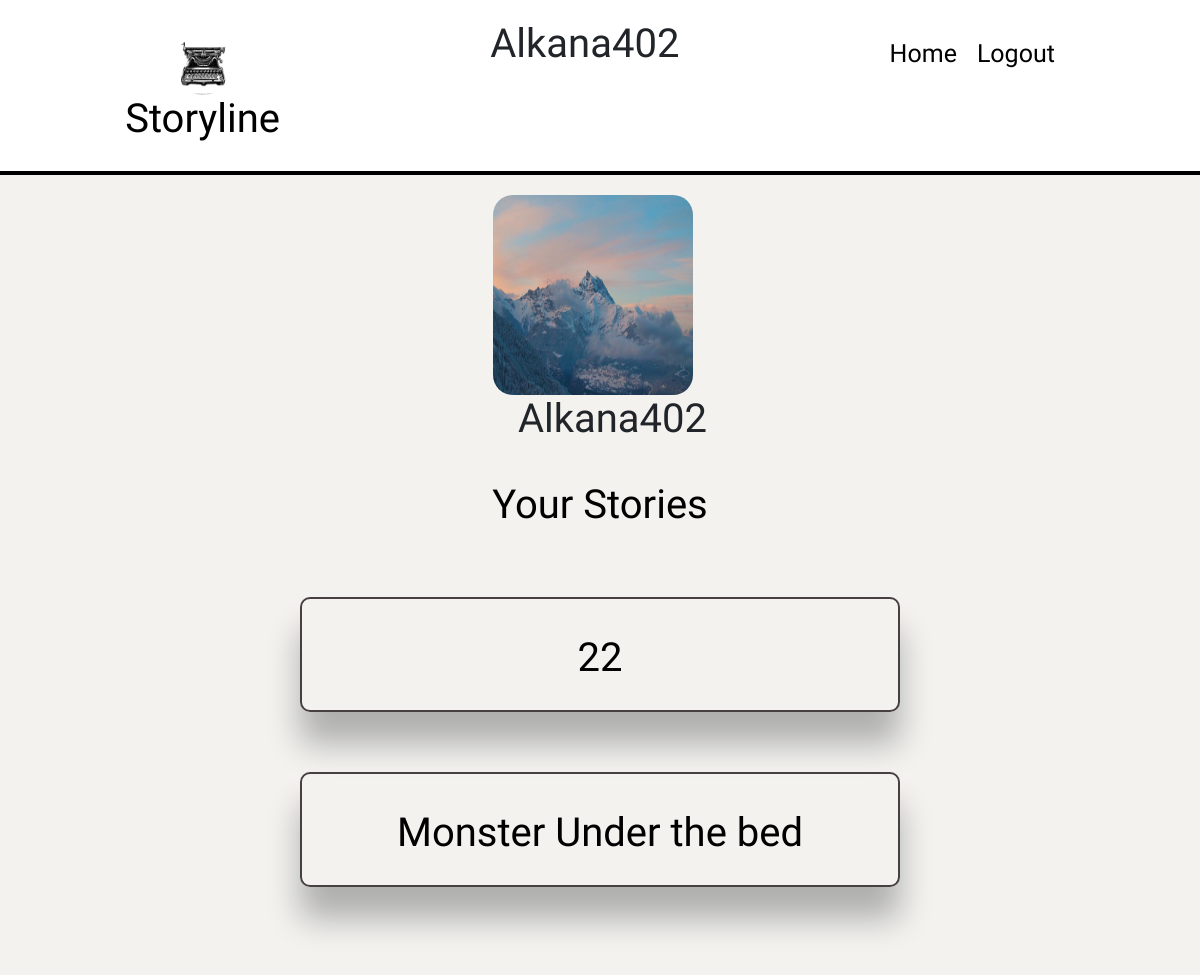
/profile/11 (signed in), run on the app's committed database.
### storylineapp/models.py (models this page shows)
class User(models.Model):
    first_name = models.CharField(max_length=255)
    last_name = models.CharField(max_length=255)
    username = models.CharField(max_length=255)
    email_address = models.CharField(max_length=255)
    password = models.CharField(max_length=255)
    created_at = models.DateTimeField(auto_now_add=True)
    updated_at = models.DateTimeField(auto_now=True)
    objects = UserManager()

class Story(models.Model):
    ACTION = 'action'
    COMEDY = 'comedy'
    SCIFI = 'sci-fi/fantasy'
    THRILLER = "thriller"
    HORROR = 'horror'
    DRAMA = 'drama'
    ROMANCE = 'romance'
    CHOICES = (
        (ACTION, 'action'),
        (COMEDY, 'comedy'),
        (SCIFI, "sci-fi/fantasy"),
        (THRILLER, 'mystery/thriller'),
        (HORROR, "horror"),
        (DRAMA, 'drama'),
        (ROMANCE, 'romance')
    )
    title = models.CharField(max_length=255)
    genre = models.CharField(max_length=255, choices=CHOICES, default=None)
    content = models.TextField(max_length=100000)
    writer_of_the_story = models.ForeignKey(User, related_name="author_of_the_story", on_delete=models.CASCADE)
    users_who_like = models.ManyToManyField(User, related_name='liked_stories')
    created_at = models.DateTimeField(auto_now_add=True)
    updated_at = models.DateTimeField(auto_now=True)
    objects = StoryManager()

### storylineapp/views.py (the view)
# urls.py: path('profile/<int:id>', views.profilePage),
def profilePage(request, id):
    if 'user_id' not in request.session:
        messages.error(request, "You need to log in")
        return redirect('/')
    user = User.objects.get(id=request.session['user_id'])
    usersPage =  User.objects.get(id=id)
    context = {
        'usersPage': User.objects.get(id=id),
        'user': user,
        'stories': Story.objects.filter(writer_of_the_story=usersPage)
    }
    return render(request, 'profile.html', context)

### storylineapp/templates/profile.html (shortened to what this page needs)
<!DOCTYPE html>
<html lang="en">
<head>
    <link rel="stylesheet" href="https://cdn.jsdelivr.net/npm/bootstrap@4.6.0/dist/css/bootstrap.min.css">
    {% load static %}
    <link rel="stylesheet" href="{% static 'css/style.css' %}">
{%load thumbnail%}
</head>
<body>
        <header>
            <h1 class="storyline-header">
                <a href="/dashboard"><img class="logo" src="{% static 'images/typewriter.jpg' %}"/>
                </a>
                Storyline</h1>
                <h1>{{usersPage.username}}</h1>
            <ul>
                <li><a href="/dashboard">Home</a></li>
                <li><a href="/logout">Logout</a></li>
            </ul>
        </header>
        <section class="dashboard">
            <div class="profile">
                <div>
                    {% thumbnail usersPage.profile.image "200x200" crop="center" as im %}
                        <img class="profile-pic" src="{{ im.url }}" width="200px" height="200px" style="border-radius: 20px;">
                    {% endthumbnail %}
                    <h1 class="profile-username">{{usersPage.username}}</h1>
                </div>
            </div>
            <h1 class="story-header">Your Stories</h1>
            {%for story in stories reversed%}
            <div class="story">
                <div class="story-blocks">
                    <a href="/story/{{story.id}}"><h1>{{story.title}}</h1></a>
                </div>
            </div>
            {%endfor%}
    </section>
</body>
</html>

### storylineapp/static/css/style.css (style rules this page uses)
* { margin: 0px; padding: 0px; }
html, body { height: 100%; }
h1 { font-family: 'Architects Daughter', cursive; }
.dashboard { background-color: #f3f2ef; width: 100%; min-height: 100vh; }
.logo { width: 60px; height: 60px; border-radius: 60px; }
.storyline-header { color: black; }
header { display: flex; justify-content: space-around; padding: 20px; background-color: #ffff; border-bottom: 4px solid black; }
ul { display: flex; justify-content: space-around; list-style: none; }
li { font-size: 26px; color: grey; margin-right: 20px; font-family: 'Birthstone', cursive; font-family: 'Ephesis', cursive; font-family: 'Lobster', cursive; }
a { display: block; text-align: center; color: black; text-decoration: none; margin-top: 15px; font-size: 25px; font-family: 'Architects Daughter', cursive; }
.story { display: flex; justify-content: center; }
.story-blocks { padding: 20px; width: 50%; text-align: center; border-radius: 10px; border: 2px solid rgb(71, 64, 64); box-shadow: 0 2rem 2rem rgba(8, 10, 9, 0.287); font-family: 'Architects Daughter', cursive; font-size: 36px; margin-top: 60px; }
.story-header { padding-top: 30px; text-align: center; color: rgb(0, 0, 0); }
.profile { width: 100%; border-radius: 20px; display: flex; justify-content: center; }
.profile-username { margin-left: 25px; }
.profile-pic { margin-top: 20px; }

### data on the page
User: username "Alkana402"
Story: title "22"
Story: title "Monster Under the bed"
